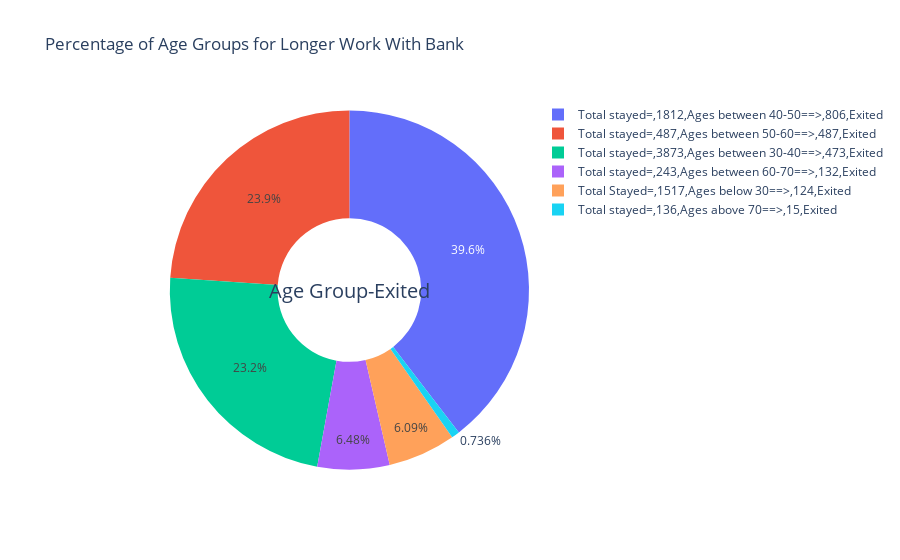

The notebook cell this image was saved under:
### Code cell
pie_list=[k,l,m,n,o,p]
labels=age_list
fig={
    "data":[
        {
            "values":pie_list,
            "labels":labels,
            "domain": {"x": [.2, 1]},
            "name": "Age Groups-Exit Rate",
            "hoverinfo":"label+percent+name",
            "hole": .4,
            "type": "pie"
        },],
    "layout":{
        "title":"Percentage of Age Groups for Longer Work With Bank",
        "annotations":[
            {
                "font":{"size":20},
                "showarrow": False,
                "text": "Age Group-Exited",
                "x": 0.60,
                "y": 0.50
            },
        ]
    }  
}
iplot(fig)

### Figure 1 — Plotly figure (JSON) as saved in the notebook; plotly's stock layout.template omitted (floating-point values rounded to 4 significant figures)
{"data": [{"domain": {"x": [0.2, 1]}, "hole": 0.4, "hoverinfo": "label+percent+name", "labels": [["Total Stayed=", [1517], "Ages below 30==>", 124, "Exited"], ["Total stayed=", [3873], "Ages between 30-40==>", 473, "Exited"], ["Total stayed=", [1812], "Ages between 40-50==>", 806, "Exited"], ["Total stayed=", [487], "Ages between 50-60==>", 487, "Exited"], ["Total stayed=", [243], "Ages between 60-70==>", 132, "Exited"], ["Total stayed=", [136], "Ages above 70==>", 15, "Exited"]], "name": "Age Groups-Exit Rate", "type": "pie", "values": [124, 473, 806, 487, 132, 15]}], "layout": {"annotations": [{"font": {"size": 20}, "showarrow": false, "text": "Age Group-Exited", "x": 0.6, "y": 0.5}], "title": {"text": "Percentage of Age Groups for Longer Work With Bank"}}}
